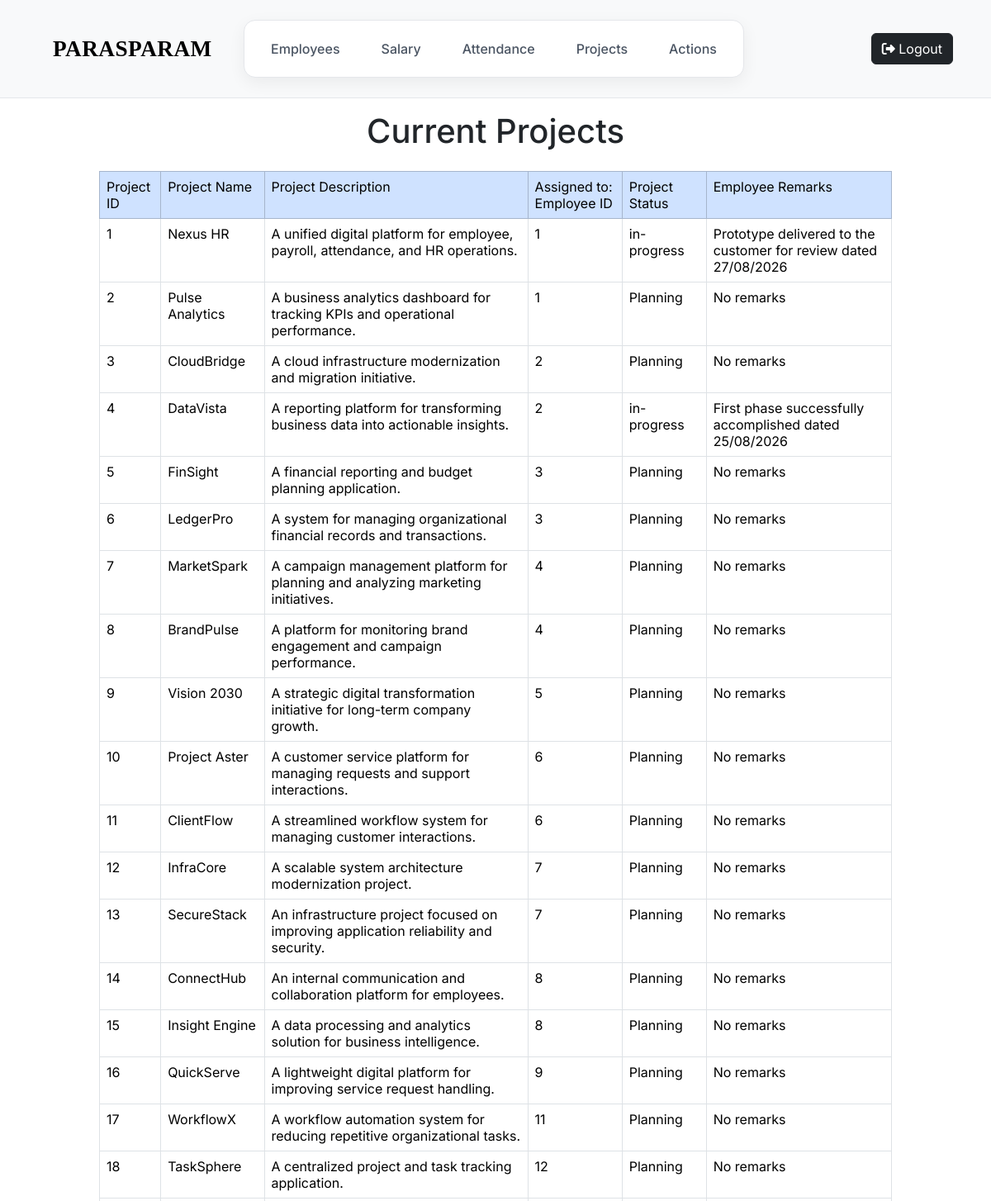
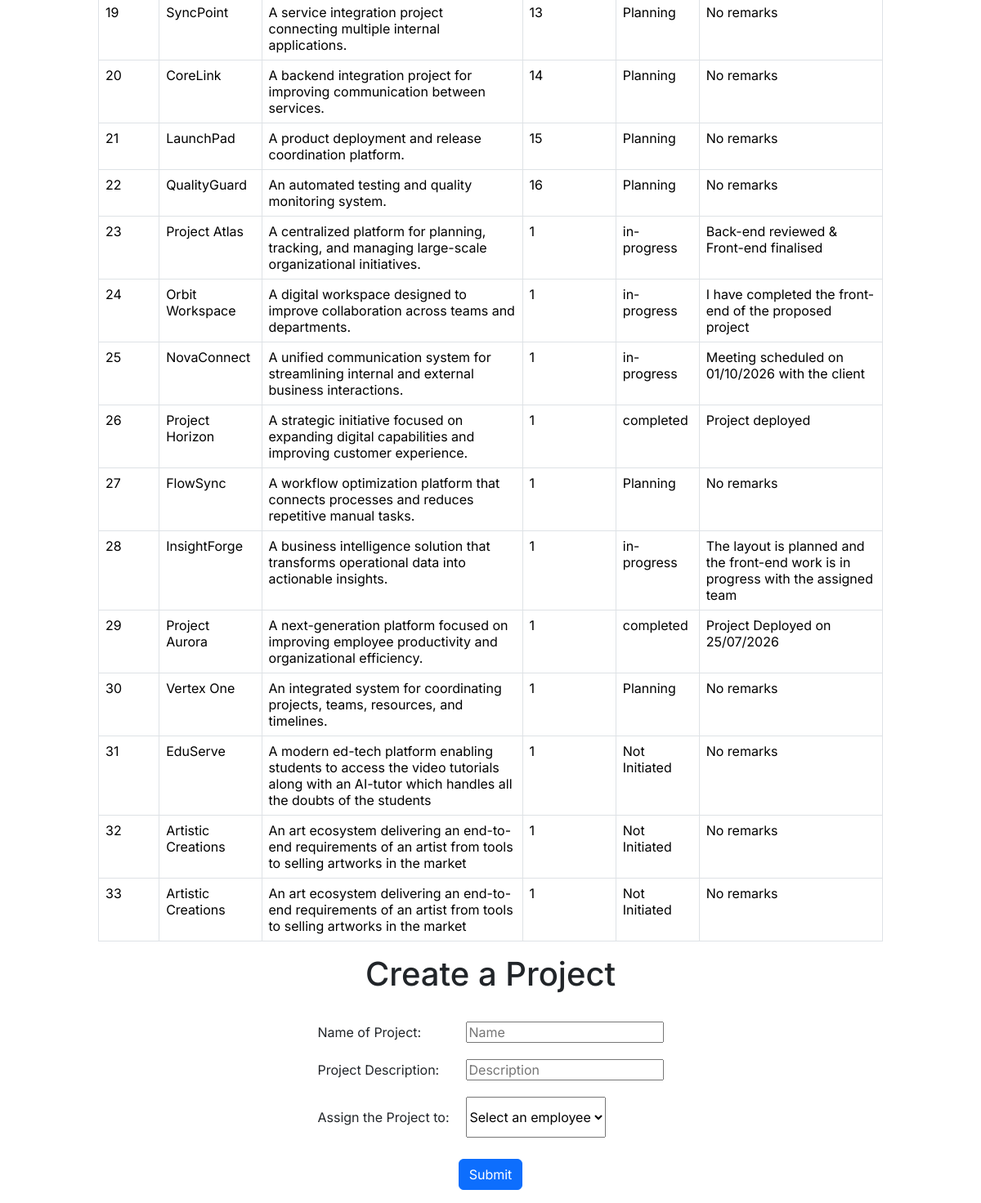
Page /admin/projects (signed in) on the earlier database version (2 pictures, top to bottom).
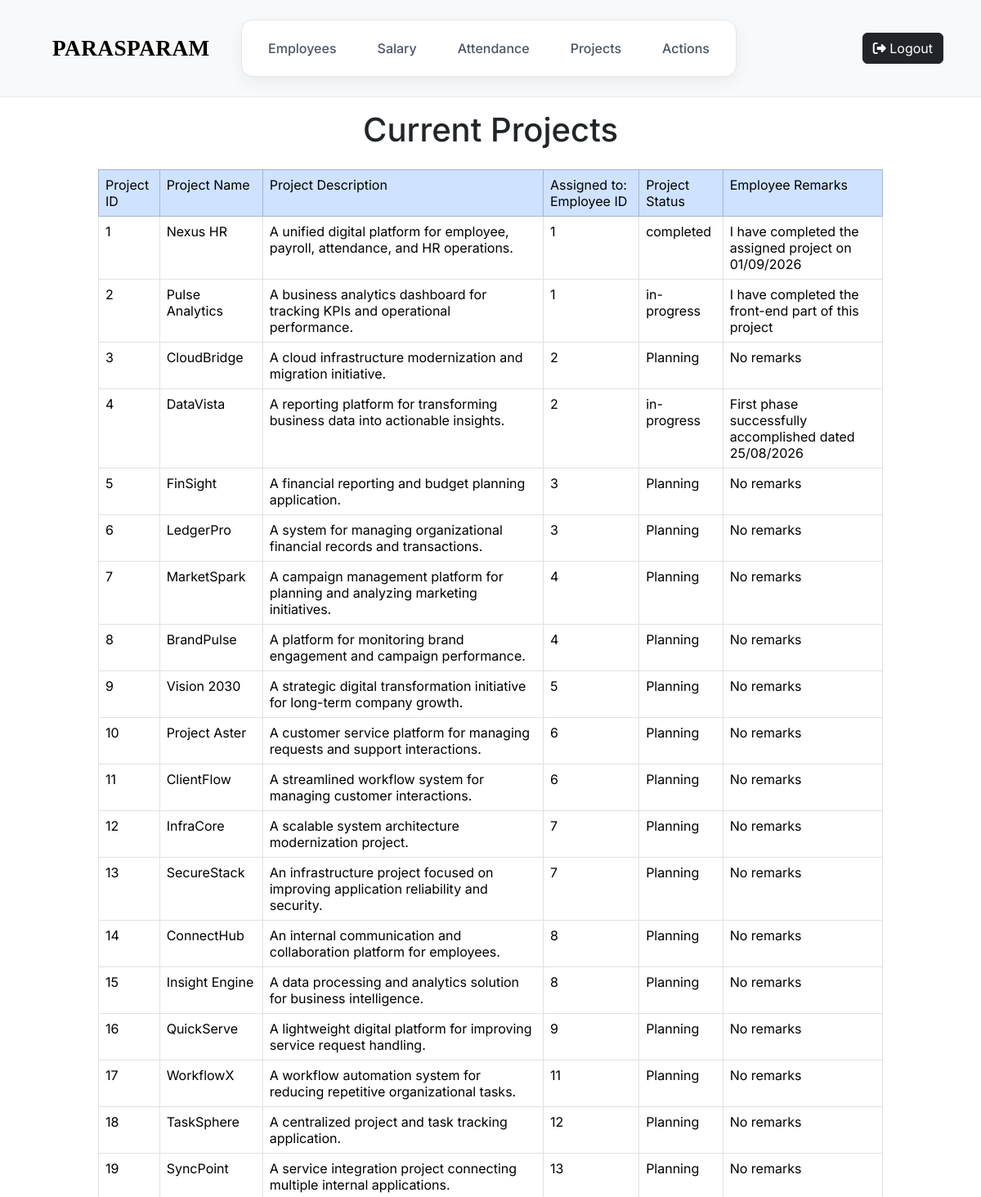
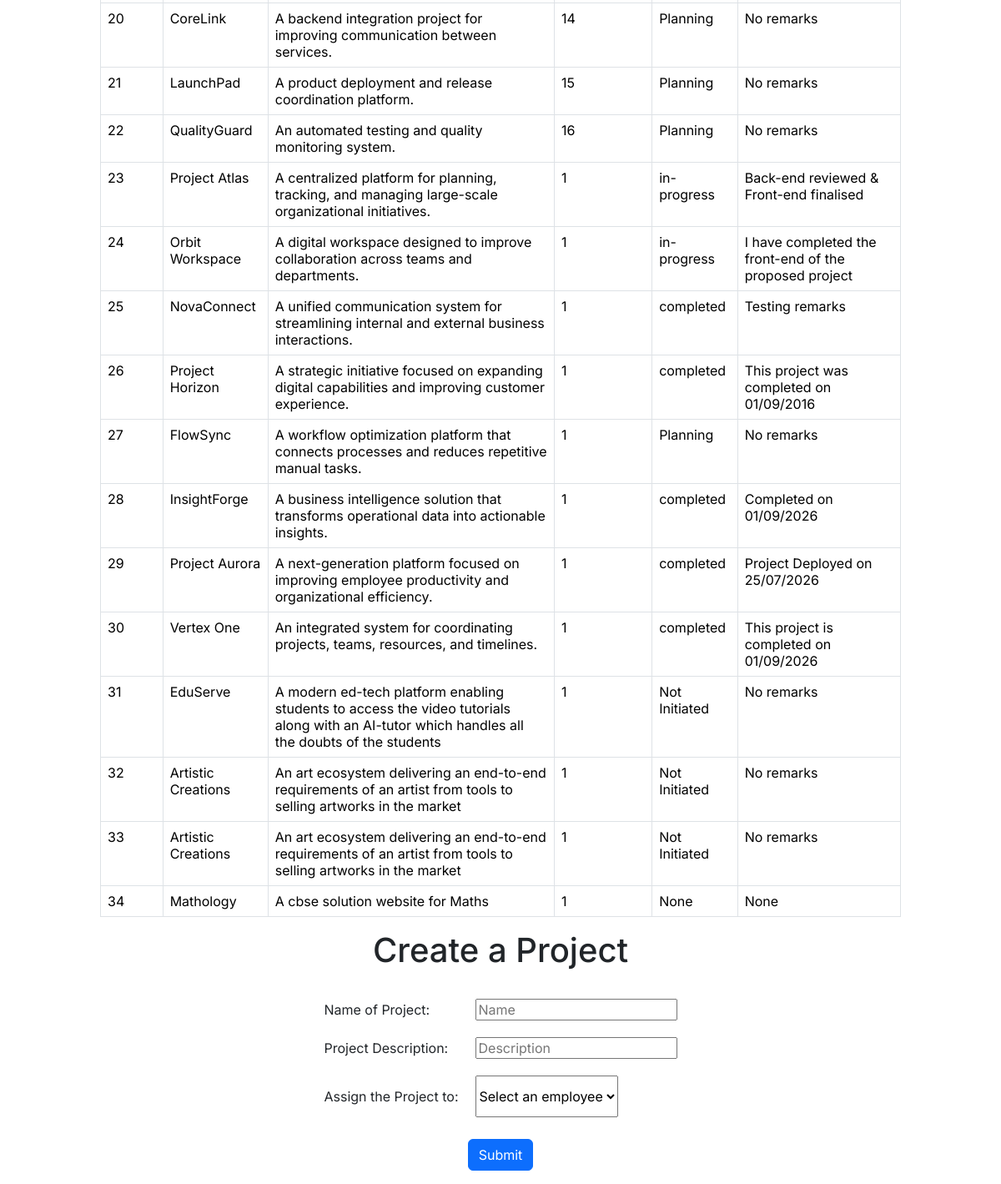
Same page on the later database version (2 pictures, top to bottom).
### tables this page shows
CREATE TABLE projects(project_id INTEGER PRIMARY KEY, project_name TEXT, project_description TEXT, emp_id INTEGER, status TEXT, emp_remarks TEXT);

### app.py (the view, shortened to what this page needs)
@app.route("/admin/projects", methods=["GET", "POST"])
@admin_login_required
def projects_fun():
    employees_data = db.execute(
        "SELECT emp_id, emp_name FROM emp_data1"
    )
    project_data = db.execute(
        "SELECT * FROM projects"
    )
    return render_template(
        "project_page_admin.html",
        employees_data=employees_data,
        project_data=project_data
    )

### app.py (called while the page is built)
@app.after_request
def after_request(response):
    response.headers["Cache-Control"] = "no-cache, no-store, must-revalidate"
    response.headers["Expires"] = 0
    response.headers["Pragma"] = "no-cache"
    return response

### helpers.py (called while the page is built)
def admin_login_required(f):
    @wraps(f)
    def decorated_function(*args, **kwargs):
        if session.get("adm_id") is None:
            return redirect("/admin/login")
        return f(*args, **kwargs)
    return decorated_function

### templates/project_page_admin.html (shortened to what this page needs)
{% extends "admin_home.html" %}
{% block main %}
<div class="center-tag py-3">
    <h1> Current Projects </h1>
</div>
<div class="table-wrapper">
    <table class="table table-bordered" id="emp-table">
        <tr class="table-primary">
            <td> Project ID </td>
            <td> Project Name </td>
            <td> Project Description </td>
            <td> Assigned to: Employee ID </td>
            <td> Project Status </td>
            <td> Employee Remarks </td>
        </tr>
        {% for project in project_data %}
        <tr>
            <td> {{project['project_id']}} </td>
            <td> {{project['project_name']}} </td>
            <td> {{project['project_description']}} </td>
            <td>
               {{ project['emp_id'] }}
            </td>
            <td> {{ project['status'] }}</td>
            <td> {{ project['emp_remarks'] }}</td>
        </tr>
        {% endfor %}
    </table>
</div>
<div class="center-tag py-3">
    <h1> Create a Project </h1>
</div>
<div id="reg-emp-frm">
    <div class="frm-table">
        <form action="/admin/projects" method="post">
            <table id="reg-frm-table" cellpadding="10rem" cellspacing="4rem">
                <tr>
                    <td> Name of Project: </td>
                    <td><input type="text" name="project_name" placeholder="Name"> </td>
                </tr>
                <tr>
                    <td> Project Description: </td>
                    <td><input type="text" name="project_description" placeholder="Description"> </td>
                </tr>
                <tr>
                    <td>Assign the Project to: </td>
                    <td>
                        <select id="employees" name="employees">
                            <option value="select_employee"> Select an employee</option>
                        </select>
                    </td>
                </tr>
            </table>
            <div class="text-center mt-3">
                <button type="submit" class="btn btn-primary">Submit</button>
            </div>
        </form>
    </div>
</div>
{% endblock %}

### templates/admin_home.html (shortened to what this page needs)
{% extends "home_layout.html" %}
{% block header %}
  <nav class="navbar bg-body-tertiary px-4 py-4" id="top-nav">
    <div class="left">
        <a class="navbar-brand brand-logo-main" href="#"> PARASPARAM </a>
    </div>
    <div class="center">
        <div class="nav-links">
            <a href="/admin/employees">Employees</a>
            <a href="/admin/salary">Salary</a>
            <a href="/admin/attendance">Attendance</a>
            <a href="/admin/projects">Projects</a>
            <a href="/admin/actions">Actions</a>
        </div>
    </div>
    <div class="right">
        <button class="btn btn-dark" id="logout-btn">
           <a id="logout-link" href="/logout"> <i class="fa-solid fa-right-from-bracket"></i> Logout </a>
        </button>
    </div>
</nav>
{% endblock %}

### templates/home_layout.html (shortened to what this page needs)
<html>
<head>
    <link href="https://cdn.jsdelivr.net/npm/bootstrap@5.3.8/dist/css/bootstrap.min.css" rel="stylesheet"
>
    <link href="{{ url_for('static', filename='styles.css') }}" rel="stylesheet">
</head>
<body>
    <header>
        {% block header %} {% endblock %}
    </header>
    <main>
        {% block main %} {% endblock %}
    </main>
</body>
</html>

### static/styles.css (style rules this page uses)
body { font-family: 'Inter'; }
.brand-logo-main { font-family: 'Instrument Serif'; }
#top-nav { display: flex; align-items: center; }
a { text-decoration: none; font-size: 1rem; color: white; }
#logout-link { color: white; }
.center { justify-content: center; }
.nav-links { flex: 1; display: flex; justify-content: center; gap: 3rem; }
#top-nav { display: flex; justify-content: space-between; align-items: center; padding: 20px 36px; background: #f8f9fa; border-bottom: 1px solid #e5e7eb; }
.left, .center, .right { flex: 1; }
.left { display: flex; padding-left: 2.5rem; justify-content: flex-start; }
.center { display: flex; justify-content: center; }
.right { display: flex; justify-content: flex-end; border-radius: 14px; padding: 10px 22px; }
.nav-links { display: inline-flex; gap: 6px; padding: 10px; background: white; border: 1px solid #e5e7eb; border-radius: 14px; box-shadow: 0 6px 20px rgba(0, 0, 0, .06); }
.nav-links a { text-decoration: none; color: #4b5563; font-weight: 500; padding: 12px 22px; border-radius: 10px; transition: .25s; }
.navbar-brand { font-size: 1.7rem; font-weight: 700; letter-spacing: .5px; }
#emp-table { width: 80%; margin-left: 3rem; margin: 0 auto; }
.frm-table { display: flex; justify-content: center; }
#reg-frm-table { margin: 0 auto; }
.center-tag, .title { justify-content: center; text-align: center; }
select { height: 50px; }
a { color: blue; }

Differences in the rows shown:
changed projects "Nexus HR": status "in-progress" → "completed"; emp_remarks "Prototype delivered to the customer for review dated 27/08/2026" → "I have completed the assigned project on 01/09/2026"
changed projects "Pulse Analytics": status "Planning" → "in-progress"; emp_remarks "No remarks" → "I have completed the front-end part of this project"
changed projects "NovaConnect": status "in-progress" → "completed"; emp_remarks "Meeting scheduled on 01/10/2026 with the client" → "Testing remarks"
changed projects "Project Horizon": emp_remarks "Project deployed" → "This project was completed on 01/09/2016"
changed projects "InsightForge": status "in-progress" → "completed"; emp_remarks "The layout is planned and the front-end work is in progress with the assigned team" → "Completed on 01/09/2026"
changed projects "Vertex One": status "Planning" → "completed"; emp_remarks "No remarks" → "This project is completed on 01/09/2026"
added projects: project_id "34", project_name "Mathology", project_description "A cbse solution website for Maths", emp_id "1", status "None", emp_remarks "None"
